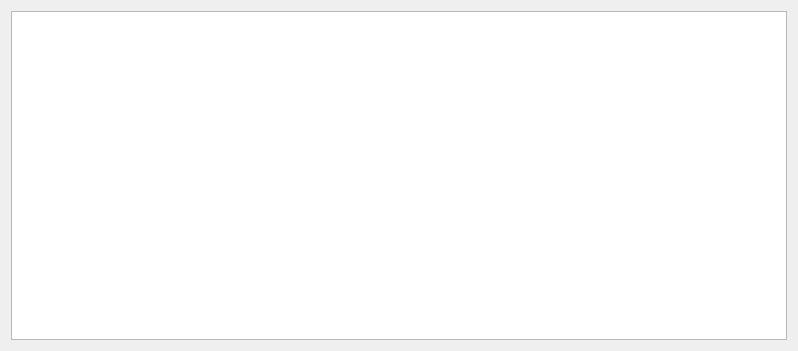
<?xml version="1.0" encoding="UTF-8"?>
<ui version="4.0">
 <class>DialogLog</class>
 <widget class="QDialog" name="DialogLog">
  <property name="geometry">
   <rect>
    <x>0</x>
    <y>0</y>
    <width>798</width>
    <height>351</height>
   </rect>
  </property>
  <property name="windowTitle">
   <string>UART Log</string>
  </property>
  <layout class="QVBoxLayout" name="verticalLayout">
   <item>
    <widget class="QListWidget" name="listWidget"/>
   </item>
  </layout>
 </widget>
 <resources/>
 <connections/>
</ui>
